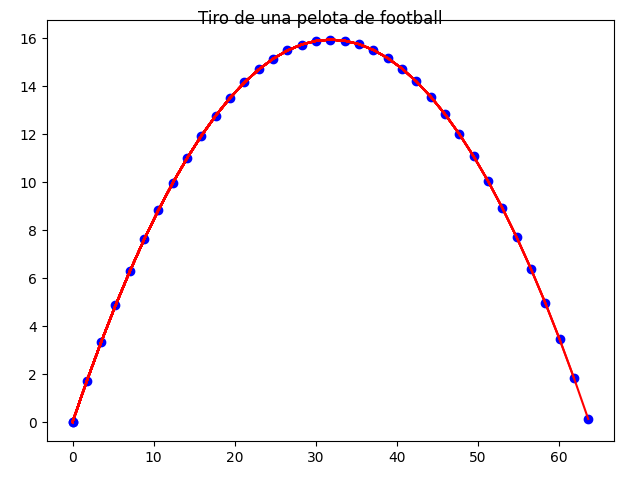

Recreate this plot in Python.
import matplotlib.pyplot as plt
from matplotlib.animation import FuncAnimation
import numpy as np
import pandas as pd


# VARIABLES
vi = 25
h = 0
g = 9.8
alpha = 1/4 * np.pi
teta = 1/4 * np.pi# 1/60 * np.pi
r = 0.11 # m
mass = 0.430 # kg
tick = 0.1
x1 = []
z1 = []
ticks = []

def animate(index, ax):
    x = vi * np.cos(alpha) * (index * tick)
    z = h + vi * np.sin(alpha) * (index * tick) - 1/2 * g * (index * tick)**2
    if z < 0:
        plt.pause(3600)
    else:
        x1.append(x)
        z1.append(z)
        ticks.append(index * tick)
        ax.plot(x1, z1, color='red')
        ax.scatter(x, z, color='blue')


def plot():
    fig = plt.figure()
    ax = fig.gca()
    ani = FuncAnimation(fig, animate, interval=1000*tick, fargs=(ax,))
    plt.tight_layout()
    # plt.axis('equal')
    fig.suptitle('Tiro de una pelota de football')
    plt.show()

plot()

df = pd.DataFrame.from_dict({'x (m)':x1,'y (m)':z1, 't (s)':ticks})
df.to_excel('Soria - football - TP1.xlsx', header=True, index=False)
